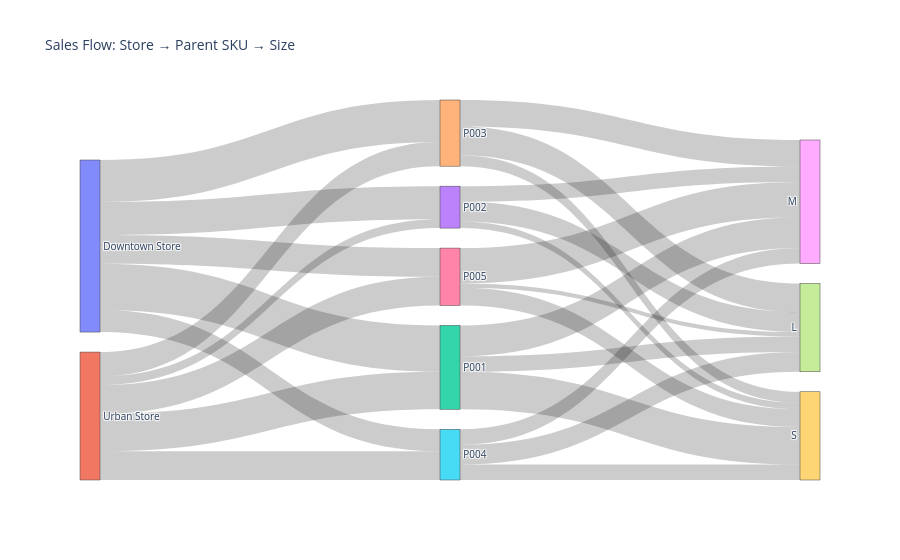

The code cell stored with this chart in its notebook:
### Code cell
fig = go.Figure(
    data=[
        go.Sankey(
            node=dict(
                label=labels
            ),
            link=dict(
                source=source,
                target=target,
                value=value
            )
        )
    ]
)

fig.update_layout(
    title_text="Sales Flow: Store → Parent SKU → Size",
    font_size=10
)

fig.show()

### Figure 1 — Plotly figure (JSON) as saved in the notebook; plotly's stock layout.template omitted (floating-point values rounded to 4 significant figures)
{"data": [{"link": {"source": [0, 0, 0, 0, 0, 1, 1, 1, 1, 1, 2, 2, 2, 3, 3, 3, 4, 4, 4, 5, 5, 5, 6, 6, 6], "target": [2, 3, 4, 5, 6, 2, 3, 4, 5, 6, 7, 8, 9, 7, 8, 9, 7, 8, 9, 7, 8, 9, 7, 8, 9], "value": [21, 15, 19, 10, 13, 17, 4, 11, 13, 13, 7, 14, 17, 9, 7, 3, 13, 12, 5, 9, 7, 7, 2, 16, 8]}, "node": {"label": ["Downtown Store", "Urban Store", "P001", "P002", "P003", "P004", "P005", "L", "M", "S"]}, "type": "sankey"}], "layout": {"font": {"size": 10}, "title": {"text": "Sales Flow: Store → Parent SKU → Size"}}}
